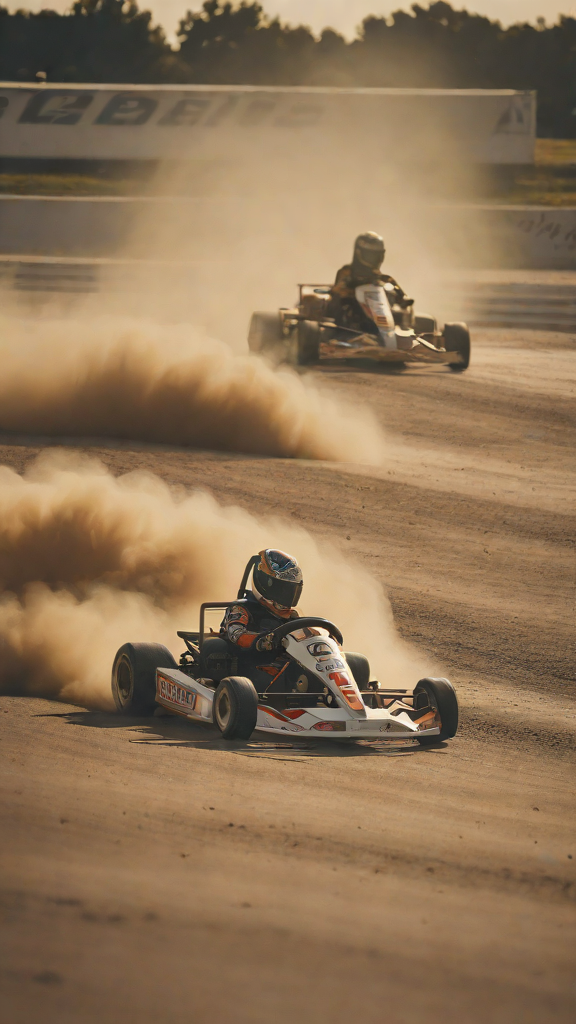
#> input picture reels/karting/mirada_cine/tomas/B_spin_23.png, 576 x 1024 px, given in place of B_spin_23.png.png, which was not available
$ python -i compose.py   (imports and definitions only)
#> lines starting #> are read from the running program, lines starting #| are printed output that depends on the picture
import json, subprocess, numpy as np, cv2, math
from PIL import Image, ImageDraw, ImageFont, ImageFilter

W, H, FPS = 1080, 1920, 30
K8 = '/tmp/claude-0/-home-user-rac-privacy/a3ca4fc8-3265-5323-bb3b-e159b4c774c4/scratchpad/k8'
# [1 line not run here, left out]
# [1 line that did not run here, left out]
FB = '/usr/share/fonts/opentype/inter/InterDisplay-Black.otf'
FBI = '/usr/share/fonts/opentype/inter/InterDisplay-BlackItalic.otf'
FBOLD = '/usr/share/fonts/opentype/inter/InterDisplay-Bold.otf'
_fc = {}
# [4 lines left out: function font, not called in this run]
clamp = lambda x, a, b: max(a, min(b, x))
prog = lambda t, a, b: clamp((t - a) / (b - a), 0, 1)
easeOut = lambda x: 1 - (1 - clamp(x, 0, 1)) ** 3
def ease(x):
    x = clamp(x, 0, 1); return 2 * x * x if x < .5 else 1 - (-2 * x + 2) ** 2 / 2
def back(x):
    x = clamp(x, 0, 1); c1 = 1.70158; c3 = c1 + 1; return 1 + c3 * (x - 1) ** 3 + c1 * (x - 1) ** 2
def wT(k, p, n=0):
    ws = [w for w in S[k]['words'] if w['w'].lower().strip(',.:').startswith(p)]
    return ws[n]['s'] if len(ws) > n else 1e9

# ---------- image assets ----------
SEL = '/tmp/sd/sel/'
IM = {}
def load(name):
#> called with name = 'tomas/B_spin_23.png'
    if name in IM: return IM[name]
    im = cv2.cvtColor(cv2.imread(SEL + name + '.png'), cv2.COLOR_BGR2RGB)
    im = cv2.resize(im, (W, H), interpolation=cv2.INTER_LANCZOS4).astype(np.float32)
#> im: shape (1920, 1080, 3) float32
    bl = cv2.GaussianBlur(im, (0, 0), 1.6); im = np.clip(im * 1.55 - bl * 0.55, 0, 255)  # sharpen after upscale
    d = cv2.imread(SEL + name + '_d.png', 0); d = cv2.resize(d, (W, H)).astype(np.float32) / 255
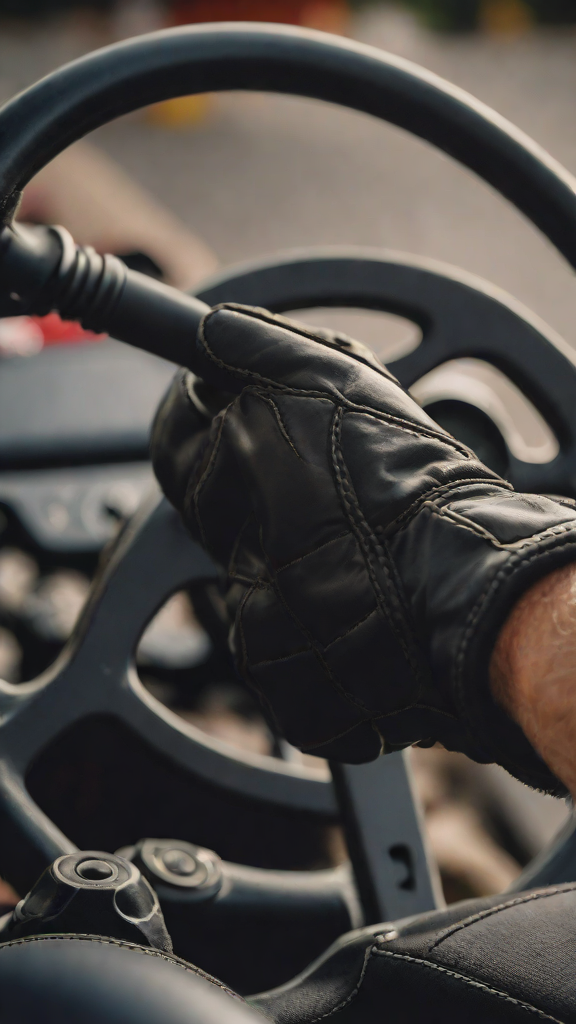
#> input picture reels/karting/mirada_cine/tomas/C_hands_11.png, 576 x 1024 px, given in place of B_spin_23.png_d.png, which was not available
#> after `d = cv2.imread(SEL + name + '_d.png', 0)`:
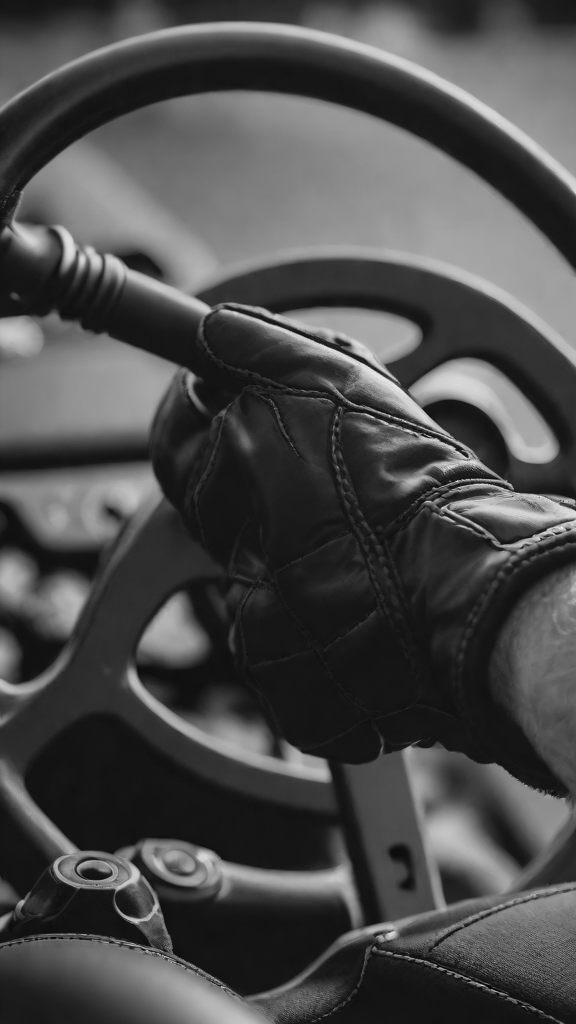
#> d: shape (1024, 576); min 0, max 240, mean 75.3
    d = cv2.GaussianBlur(d, (0, 0), 6)
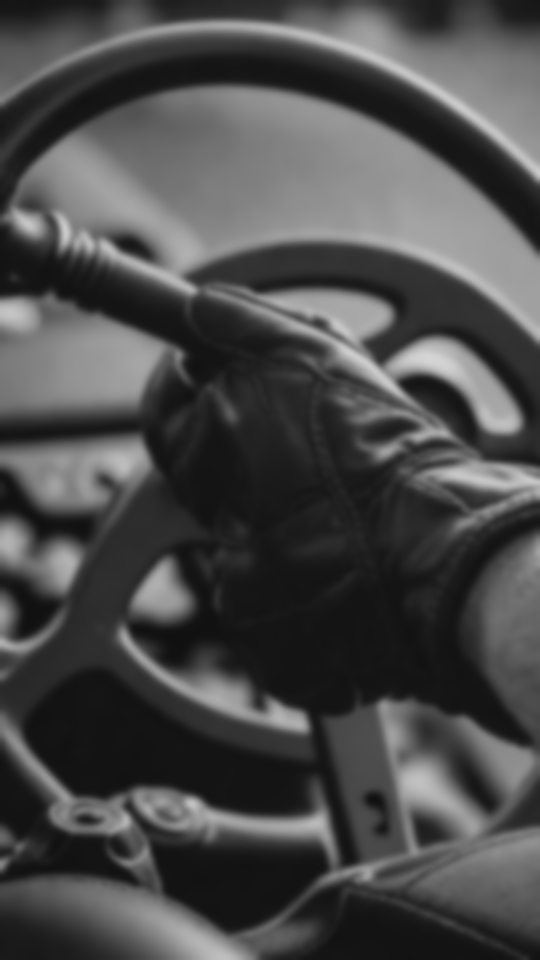
#> d: shape (1920, 1080) float32 (shown at 1/2 size); min 0.0627, max 0.837, mean 0.295
    IM[name] = (im, d); return IM[name]
GX, GY = np.meshgrid(np.arange(W, dtype=np.float32), np.arange(H, dtype=np.float32))

# [9 lines left out: function camera, not called in this run]

# ---------- shot list ----------
# [1 line that did not run here, left out]
# [1 line that did not run here, left out]
# [1 line that did not run here, left out]
# [1 line that did not run here, left out]
# [1 line that did not run here, left out]
# [1 line that did not run here, left out]
# [13 lines that did not run here, left out]
# [1 line that did not run here, left out]

# ---------- overlay drawing ----------
# [52 lines left out: functions glow_text, reticle, pill, dashed, caption, not called in this run]

RED = (255, 59, 48); GRN = (48, 209, 88); YEL = (255, 214, 10); WHITE = (255, 255, 255, 255)

# [58 lines left out: function overlays, not called in this run]

# ---------- grade ----------
VIG = None
# [11 lines left out: function grade, not called in this run]
TOPG = None
# [29 lines left out: functions legibility, render, not called in this run]

# [13 lines not run here, left out]

>>> result = load('tomas/B_spin_23.png')
